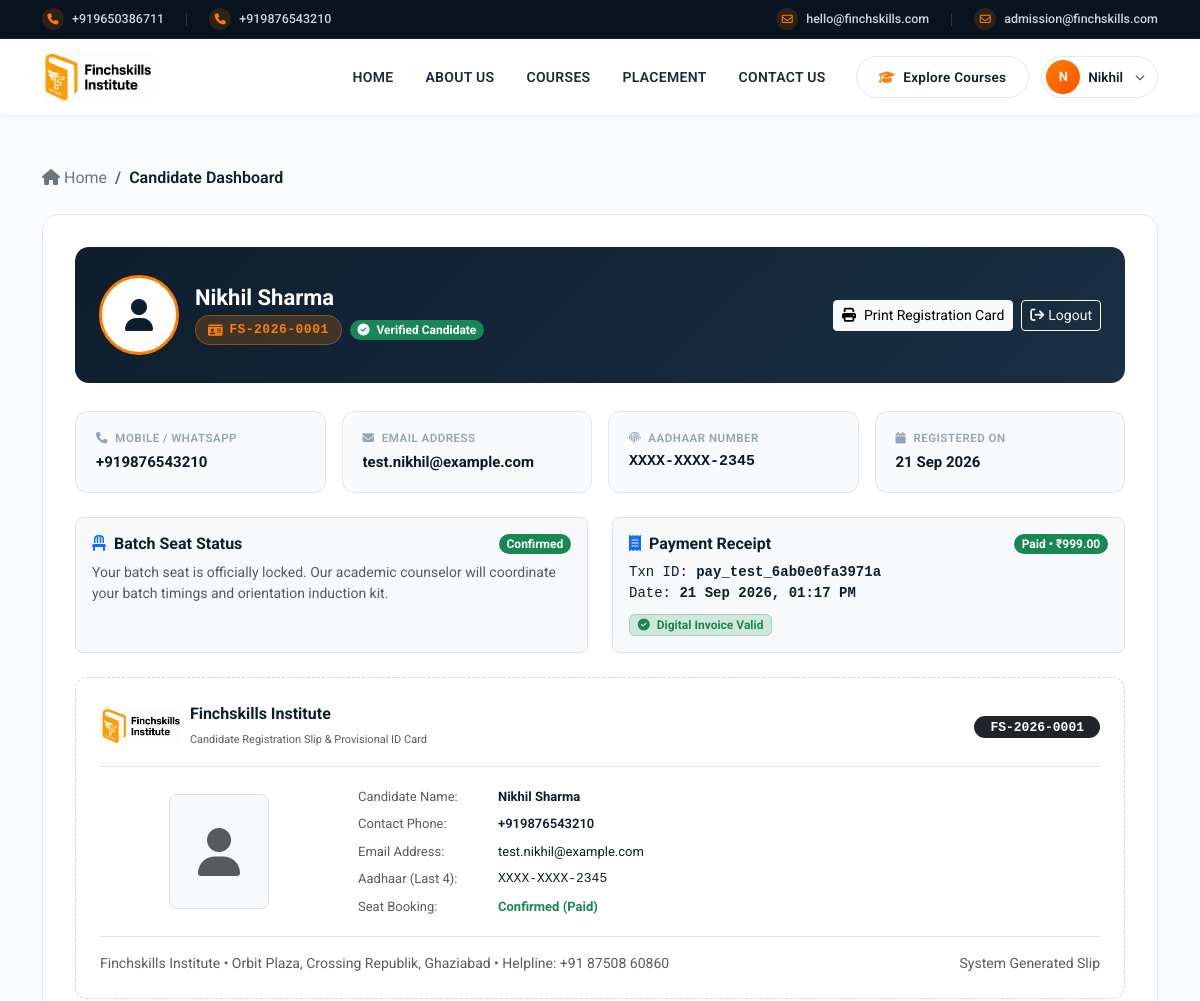
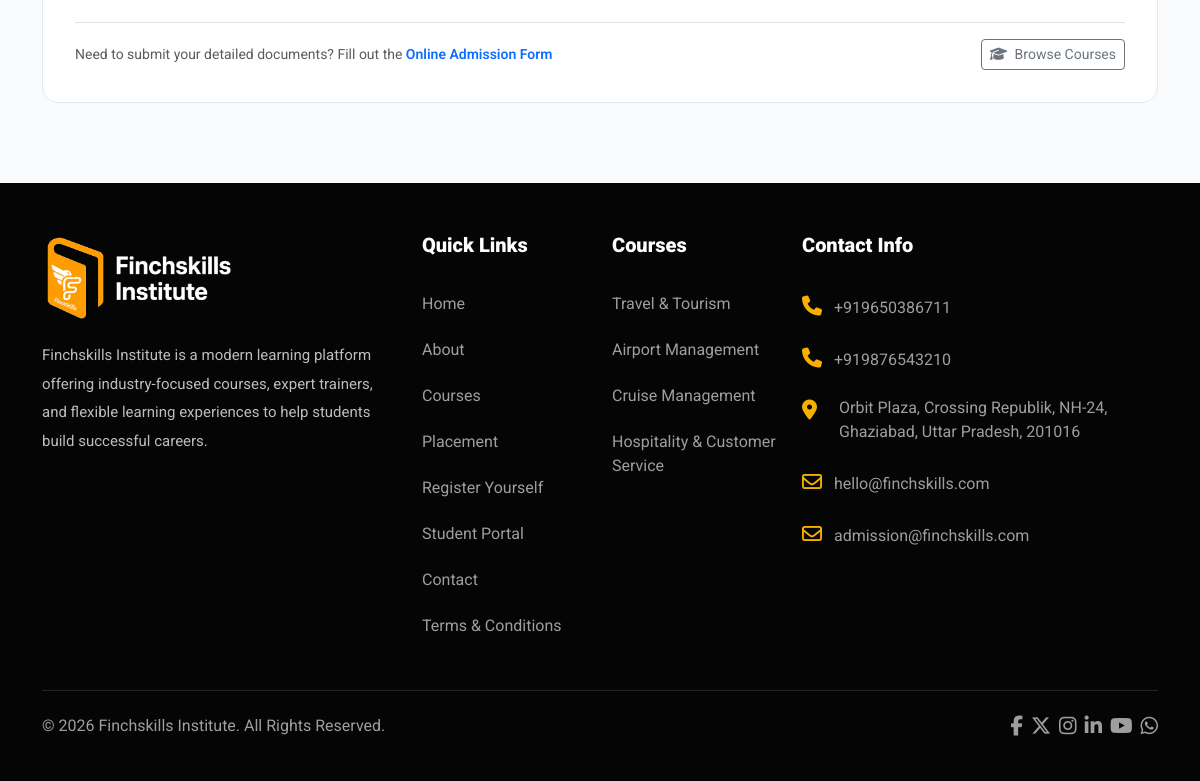
The page /student-profile.php (signed in) on the database its author committed (2 pictures, top to bottom).
### tables this page shows
CREATE TABLE `students` (
  `id` int(11) NOT NULL AUTO_INCREMENT,
  `student_id` varchar(50) NOT NULL,
  `name` varchar(150) NOT NULL,
  `email` varchar(150) NOT NULL,
  `phone` varchar(25) NOT NULL,
  `aadhaar` varchar(30) NOT NULL,
  `photo` varchar(255) DEFAULT NULL,
  `password` varchar(255) NOT NULL,
  `otp_code` varchar(10) DEFAULT NULL,
  `otp_expires_at` datetime DEFAULT NULL,
  `is_verified` tinyint(1) DEFAULT 0,
  `seat_status` enum('Pending','Reserved','Confirmed') DEFAULT 'Pending',
  `payment_status` enum('Unpaid','Paid','Skipped') DEFAULT 'Unpaid',
  `payment_id` varchar(100) DEFAULT NULL,
  `payment_amount` decimal(10,2) DEFAULT 0.00,
  `payment_date` datetime DEFAULT NULL,
  `reset_token` varchar(100) DEFAULT NULL,
  `reset_expires_at` datetime DEFAULT NULL,
  `created_at` timestamp NOT NULL DEFAULT current_timestamp(),
  PRIMARY KEY (`id`),
  UNIQUE KEY `student_id` (`student_id`),
  UNIQUE KEY `email` (`email`)
);

### student-profile.php (the view, shortened to what this page needs)
<?php
require_once __DIR__ . '/db.php';
$student_id = (int)($_SESSION['student_db_id'] ?? 0);
$stmt = $pdo->prepare("SELECT * FROM students WHERE id = ?");
$stmt->execute([$student_id]);
$student = $stmt->fetch();
include "header.php";
?>
<section class="profile-section">
    <div class="container">
        <nav aria-label="breadcrumb" class="mb-4 no-print">
            <ol class="breadcrumb small">
                <li class="breadcrumb-item"><a href="index.php" class="text-decoration-none text-secondary"><i class="fa-solid fa-house me-1"></i>Home</a></li>
                <li class="breadcrumb-item active text-dark fw-semibold" aria-current="page">Candidate Dashboard</li>
            </ol>
        </nav>
        <div class="profile-card">
            <div class="profile-header-strip">
                <div class="d-flex align-items-center gap-3">
                    <?php if (!empty($student['photo']) && file_exists(__DIR__ . '/' . $student['photo'])): ?>
                        <img src="<?= htmlspecialchars($student['photo']) ?>" alt="Passport Photo" class="profile-avatar-lg">
                    <?php else: ?>
                        <div class="profile-avatar-lg d-flex align-items-center justify-content-center text-dark bg-white">
                            <i class="fa-solid fa-user fs-2"></i>
                        </div>
                    <?php endif; ?>
                    <div>
                        <h3 class="fw-bold text-white mb-1" style="font-size: 22px;"><?= htmlspecialchars($student['name']) ?></h3>
                        <div class="d-flex flex-wrap align-items-center gap-2">
                            <span class="id-chip font-monospace">
                                <i class="fa-solid fa-id-card"></i>
                                <?= htmlspecialchars($student['student_id']) ?>
                            </span>
                            <span class="badge bg-success text-white px-2.5 py-1 rounded-pill small">
                                <i class="fa-solid fa-circle-check me-1"></i> Verified Candidate
                            </span>
                        </div>
                    </div>
                </div>
                <div class="d-flex flex-wrap gap-2 no-print">
                    <button type="button" onclick="window.print()" class="btn btn-light btn-sm d-flex align-items-center gap-2">
                        <i class="fa-solid fa-print"></i>
                        <span>Print Registration Card</span>
                    </button>
                    <a href="student-logout.php" class="btn btn-outline-light btn-sm d-flex align-items-center gap-1">
                        <i class="fa-solid fa-arrow-right-from-bracket"></i>
                        <span>Logout</span>
                    </a>
                </div>
            </div>
            <div class="row g-3 mb-4">
                <div class="col-sm-6 col-lg-3">
                    <div class="info-tile">
                        <span class="info-tile-label"><i class="fa-solid fa-phone me-1"></i> Mobile / WhatsApp</span>
                        <div class="info-tile-val"><?= htmlspecialchars($student['phone']) ?></div>
                    </div>
                </div>
                <div class="col-sm-6 col-lg-3">
                    <div class="info-tile">
                        <span class="info-tile-label"><i class="fa-solid fa-envelope me-1"></i> Email Address</span>
                        <div class="info-tile-val text-truncate" title="<?= htmlspecialchars($student['email']) ?>"><?= htmlspecialchars($student['email']) ?></div>
                    </div>
                </div>
                <div class="col-sm-6 col-lg-3">
                    <div class="info-tile">
                        <span class="info-tile-label"><i class="fa-solid fa-fingerprint me-1"></i> Aadhaar Number</span>
                        <div class="info-tile-val font-monospace">XXXX-XXXX-<?= substr($student['aadhaar'], -4) ?></div>
                    </div>
                </div>
                <div class="col-sm-6 col-lg-3">
                    <div class="info-tile">
                        <span class="info-tile-label"><i class="fa-solid fa-calendar me-1"></i> Registered On</span>
                        <div class="info-tile-val"><?= date('d M Y', strtotime($student['created_at'])) ?></div>
                    </div>
                </div>
            </div>
            <div class="row g-4 mb-4">
                <div class="col-md-6">
                    <div class="p-3 bg-light rounded-3 border h-100">
                        <div class="d-flex justify-content-between align-items-center mb-2">
                            <h6 class="fw-bold text-dark mb-0"><i class="fa-solid fa-chair text-primary me-2"></i>Batch Seat Status</h6>
                            <?php if ($student['seat_status'] === 'Confirmed'): ?>
                                <span class="badge bg-success px-2.5 py-1 rounded-pill">Confirmed</span>
                            <?php elseif ($student['seat_status'] === 'Reserved'): ?>
                                <span class="badge bg-warning text-dark px-2.5 py-1 rounded-pill">Reserved (Pending Fee)</span>
                            <?php else: ?>
                                <span class="badge bg-secondary px-2.5 py-1 rounded-pill">Pending</span>
                            <?php endif; ?>
                        </div>
                        <p class="small text-muted mb-3">
                            <?php if ($student['seat_status'] === 'Confirmed'): ?>
                                Your batch seat is officially locked. Our academic counselor will coordinate your batch timings and orientation induction kit.
                            <?php else: ?>
                                Your seat reservation is on hold. Complete your seat reservation fee to lock priority batch timings.
                            <?php endif; ?>
                        </p>
                    </div>
                </div>
                <div class="col-md-6">
                    <div class="p-3 bg-light rounded-3 border h-100">
                        <div class="d-flex justify-content-between align-items-center mb-2">
                            <h6 class="fw-bold text-dark mb-0"><i class="fa-solid fa-receipt text-primary me-2"></i>Payment Receipt</h6>
                            <?php if ($student['payment_status'] === 'Paid'): ?>
                                <span class="badge bg-success px-2.5 py-1 rounded-pill">Paid &bull; ₹<?= number_format($student['payment_amount'], 2) ?></span>
                            <?php else: ?>
                                <span class="badge bg-secondary px-2.5 py-1 rounded-pill">Unpaid / Skipped</span>
                            <?php endif; ?>
                        </div>
                        <?php if ($student['payment_status'] === 'Paid'): ?>
                            <div class="small font-monospace mb-2 text-dark">
                                <div>Txn ID: <strong><?= htmlspecialchars($student['payment_id']) ?></strong></div>
                                <div>Date: <strong><?= date('d M Y, h:i A', strtotime($student['payment_date'])) ?></strong></div>
                            </div>
                            <span class="badge bg-success-subtle text-success border border-success-subtle small">
                                <i class="fa-solid fa-circle-check me-1"></i> Digital Invoice Valid
                            </span>
                        <?php endif; ?>
                    </div>
                </div>
            </div>
            <div class="print-slip-box" id="printableSlip">
                <div class="d-flex justify-content-between align-items-center border-bottom pb-3 mb-3">
                    <div class="d-flex align-items-center gap-2">
                        <img src="img/logo.png" alt="Finchskills" style="height: 38px;" onerror="this.style.display='none';">
                        <div>
                            <strong class="text-dark d-block" style="font-size: 16px;">Finchskills Institute</strong>
                            <small class="text-muted" style="font-size: 11px;">Candidate Registration Slip &amp; Provisional ID Card</small>
                        </div>
                    </div>
                    <div class="text-end">
                        <span class="badge bg-dark text-white font-monospace px-3 py-1.5 rounded-pill" style="font-size: 13px;">
                            <?= htmlspecialchars($student['student_id']) ?>
                        </span>
                    </div>
                </div>
                <div class="row align-items-center g-3">
                    <div class="col-sm-3 text-center">
                        <?php if (!empty($student['photo']) && file_exists(__DIR__ . '/' . $student['photo'])): ?>
                            <img src="<?= htmlspecialchars($student['photo']) ?>" alt="Photo" class="rounded-3 border" style="width: 100px; height: 115px; object-fit: cover;">
                        <?php else: ?>
                            <div class="rounded-3 border bg-light d-flex align-items-center justify-content-center text-muted mx-auto" style="width: 100px; height: 115px;">
                                <i class="fa-solid fa-user fa-3x"></i>
                            </div>
                        <?php endif; ?>
                    </div>
                    <div class="col-sm-9">
                        <table class="table table-sm table-borderless mb-0" style="font-size: 13px;">
                            <tr>
                                <td class="text-muted" style="width: 140px;">Candidate Name:</td>
                                <td class="fw-bold text-dark"><?= htmlspecialchars($student['name']) ?></td>
                            </tr>
                            <tr>
                                <td class="text-muted">Contact Phone:</td>
                                <td class="fw-semibold text-dark"><?= htmlspecialchars($student['phone']) ?></td>
                            </tr>
                            <tr>
                                <td class="text-muted">Email Address:</td>
                                <td class="text-dark"><?= htmlspecialchars($student['email']) ?></td>
                            </tr>
                            <tr>
                                <td class="text-muted">Aadhaar (Last 4):</td>
                                <td class="font-monospace text-dark">XXXX-XXXX-<?= substr($student['aadhaar'], -4) ?></td>
                            </tr>
                            <tr>
                                <td class="text-muted">Seat Booking:</td>
                                <td>
                                    <strong class="<?= $student['seat_status'] === 'Confirmed' ? 'text-success' : 'text-warning' ?>">
                                        <?= htmlspecialchars($student['seat_status']) ?> (<?= htmlspecialchars($student['payment_status']) ?>)
                                    </strong>
                                </td>
                            </tr>
                        </table>
                    </div>
                </div>
                <div class="border-top pt-3 mt-3 d-flex justify-content-between align-items-center small text-muted">
                    <span>Finchskills Institute &bull; Orbit Plaza, Crossing Republik, Ghaziabad &bull; Helpline: +91 87508 60860</span>
                    <span>System Generated Slip</span>
                </div>
            </div>
            <div class="d-flex flex-wrap justify-content-between align-items-center mt-4 pt-3 border-top no-print">
                <div class="text-muted small">
                    Need to submit your detailed documents? Fill out the <a href="form-submission.php" class="text-primary text-decoration-none fw-semibold">Online Admission Form</a>
                </div>
                <div class="d-flex gap-2">
                    <a href="courses.php" class="btn btn-outline-secondary btn-sm">
                        <i class="fa-solid fa-graduation-cap me-1"></i> Browse Courses
                    </a>
                </div>
            </div>
        </div>
    </div>
</section>
<?php include "footer.php"; ?>

### rows shown on the page
students: name "Nikhil Sharma", student "FS-2026-0001", phone "+919876543210", email "test.nikhil@example.com", aadhaar "2345", created_at "21 Sep 2026", payment_amount "999.00", payment "pay_test_6ab0e0fa3971a", payment_date "21 Sep 2026, 01:17 PM", seat_status "Confirmed", payment_status "Paid"

### other values the page prints
$site_phone_1 "+919650386711"
$site_phone_2 "+919876543210"
$site_email_1 "hello@finchskills.com"
$site_email_2 "admission@finchskills.com"
substr(trim($studentName), 0, 1) "N"
explode(' ', trim($studentName))[0] "Nikhil"
